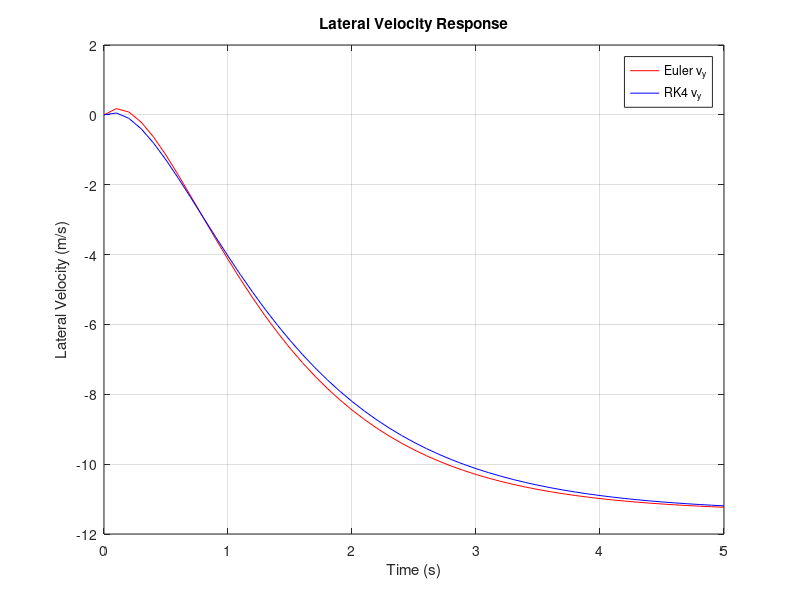
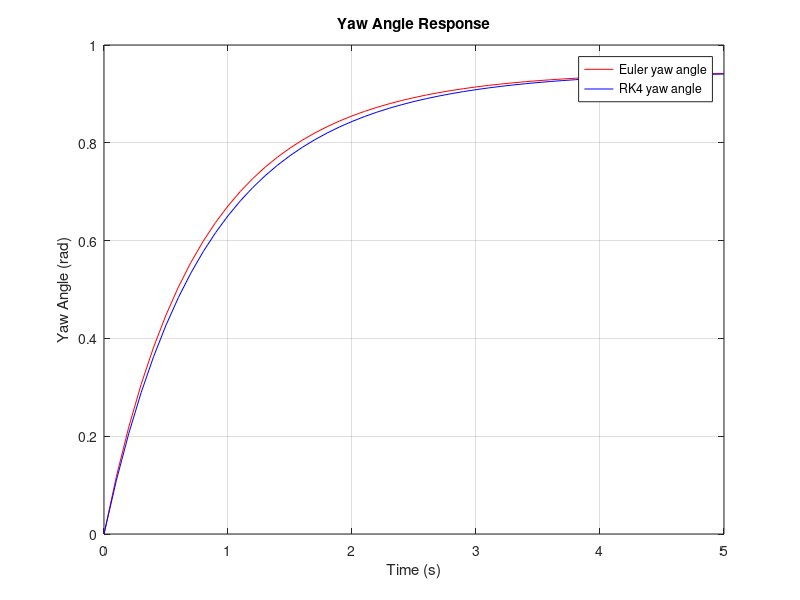
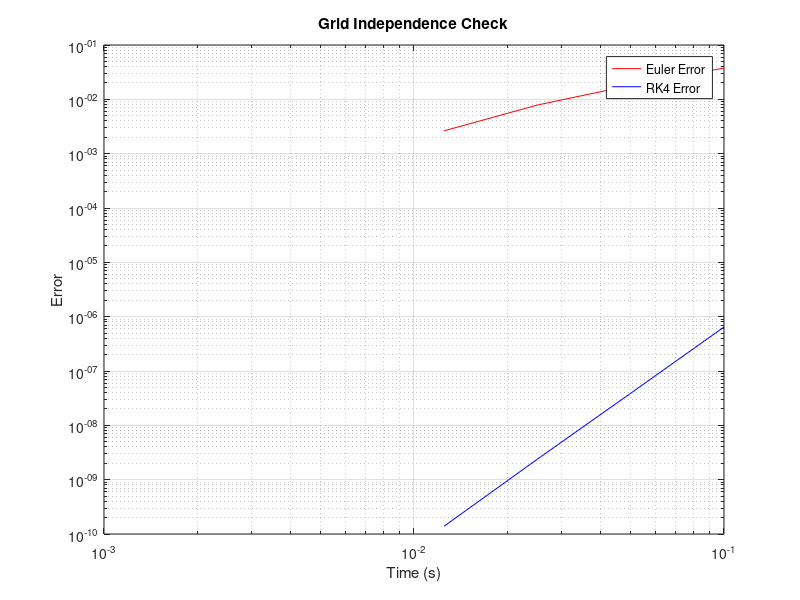

These charts were generated, in order, by the following MATLAB code:
clear; clc; close all;

% Vehicle Parameters
m = 1400;
a = 1.14;
b = 1.33;
Cf = 25000;
Cr = 21000;
Iz = 2420;
u = 75 * 1000 / 3600;   % m/s
delta = 0.1;

%A and B matrices 
A = [-(Cf + Cr)/(m*u), (-a*Cf + b*Cr)/(m*u) - u; -(a*Cf - b*Cr)/(Iz*u), -(a^2*Cf + b^2*Cr)/(Iz*u)];
B = [Cf/m; a*Cf/Iz];

% Time setup
h = 0.1;
t = 0:h:5;
N = length(t);

% Initialize vectors: [v_y; psi]
x_euler = zeros(2, N);
x_rk4   = zeros(2, N);

%Euler Method
for n = 1:N-1
    x_euler(:,n+1) = x_euler(:,n) + h * (A * x_euler(:,n) + B * delta);
end

%RK4 Method 
for n = 1:N-1
    k1 = A * x_rk4(:,n) + B * delta;
    k2 = A * (x_rk4(:,n) + 0.5*h*k1) + B * delta;
    k3 = A * (x_rk4(:,n) + 0.5*h*k2) + B * delta;
    k4 = A * (x_rk4(:,n) + h*k3) + B * delta;
    x_rk4(:,n+1) = x_rk4(:,n) + (h/6)*(k1 + 2*k2 + 2*k3 + k4);
end

%Plot Lateral Velocity
figure;
plot(t, x_euler(1,:), 'r', 'DisplayName', 'Euler v_y'); %Euler Plot
hold on;
plot(t, x_rk4(1,:), 'b', 'DisplayName', 'RK4 v_y'); %RK4 Plot
xlabel('Time (s)');
ylabel('Lateral Velocity (m/s)');
title('Lateral Velocity Response');
legend; 
grid on;

% Plot Yaw Angle
figure;
plot(t, x_euler(2,:), 'r', 'DisplayName', 'Euler yaw angle');
hold on;
plot(t, x_rk4(2,:), 'b','DisplayName', 'RK4 yaw angle');
xlabel('Time (s)');
ylabel('Yaw Angle (rad)');
title('Yaw Angle Response');
legend;
grid on;

%Grid Independence Check

dt_vec = [0.1, 0.05, 0.025, 0.0125, 0.00625];  % Time intervals reduced by half each time 
% Initialize vectors  
euler_final = zeros(size(dt_vec));
rk4_final   = zeros(size(dt_vec));

% Loop through each time step and compute.
for i = 1:length(dt_vec)    
    % Set time step
    h = dt_vec(i);
    t = 0:h:5;
    N = length(t);
    x0 = [0; 0];

    % Euler
    x_euler = zeros(2, N);

    % Initial condition
    x_euler(:,1) = x0;
    for n = 1:N-1
        x_euler(:,n+1) = x_euler(:,n) + h * (A * x_euler(:,n) + B * delta);
    end

    % RK4
    x_rk4 = zeros(2, N);

    % Initial condition
    x_rk4(:,1) = x0;
    for n = 1:N-1 
        k1 = A * x_rk4(:,n) + B * delta;
        k2 = A * (x_rk4(:,n) + 0.5*h*k1) + B * delta;
        k3 = A * (x_rk4(:,n) + 0.5*h*k2) + B * delta;
        k4 = A * (x_rk4(:,n) + h*k3) + B * delta;
        x_rk4(:,n+1) = x_rk4(:,n) + (h/6)*(k1 + 2*k2 + 2*k3 + k4);
    end

    % Store norm of final state (v_y and psi)
    euler_final(i) = norm(x_euler(:,end));
    rk4_final(i)   = norm(x_rk4(:,end));
end

% Error Calculation
euler_err = abs(euler_final - euler_final(end));
rk4_err   = abs(rk4_final   - rk4_final(end));

% Grid Independence Log-log plot
figure;
loglog(dt_vec, euler_err, 'r', 'DisplayName', 'Euler Error');
hold on;
loglog(dt_vec, rk4_err, 'b', 'DisplayName', 'RK4 Error');
xlabel('Time (s)');
ylabel('Error');
title('Grid Independence Check');
legend;
grid on;
